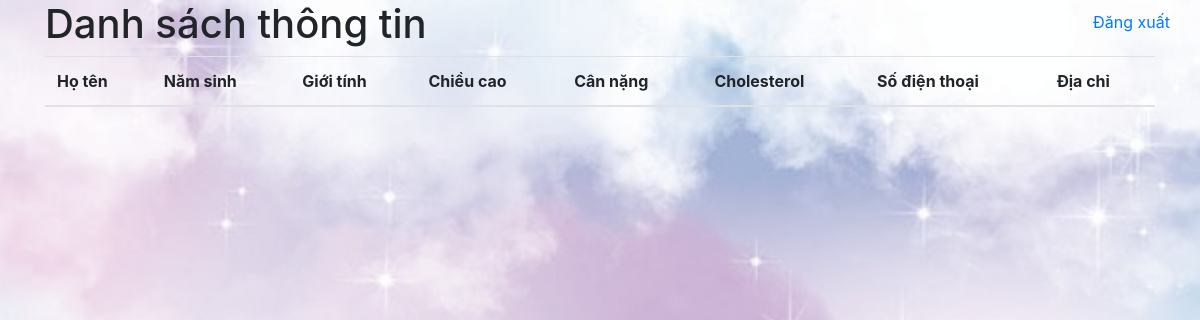
The page /admin.php (signed in) on the database as committed earlier.
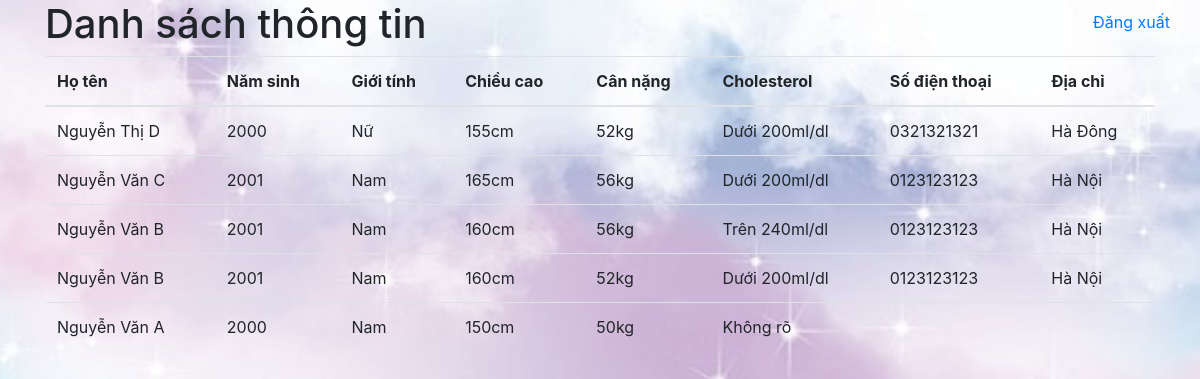
The same page on the database as committed later.
### tables this page shows
CREATE TABLE `calculate` (
  `id` int(11) NOT NULL,
  `member_id` int(11) DEFAULT NULL,
  `name` varchar(255) DEFAULT NULL,
  `birth` int(11) DEFAULT NULL,
  `gender` int(11) DEFAULT 0 COMMENT '0:Nữ-1: Nam',
  `height` float DEFAULT NULL,
  `weight` float DEFAULT NULL,
  `cholesterol` int(11) DEFAULT 0 COMMENT '0: Không rõ - 1: < 200 - 2: > 240',
  `phone` varchar(20) DEFAULT NULL,
  `address` varchar(255) DEFAULT NULL,
  `created_at` timestamp NOT NULL DEFAULT current_timestamp() ON UPDATE current_timestamp()
);

### admin.php (the view, shortened to what this page needs)
<?php
include './database.php';
?>
<!DOCTYPE html>
<html lang="en">
<head>
    <link rel="stylesheet" href="https://maxcdn.bootstrapcdn.com/bootstrap/4.0.0/css/bootstrap.min.css">
</head>
<body>
    <div class="container">
        <div class="row">
            <div class="logout"><a href="./logout.php">Đăng xuất</a></div>
            <div class="col-md-12">
                <h1>Danh sách thông tin</h1>
                <table class="table table-hover">
                    <thead>
                        <tr>
                            <th>Họ tên</th>
                            <th>Năm sinh</th>
                            <th>Giới tính</th>
                            <th>Chiều cao</th>
                            <th>Cân nặng</th>
                            <th>Cholesterol</th>
                            <th>Số điện thoại</th>
                            <th>Địa chỉ</th>
                        </tr>
                    </thead>
                    <tbody>
                        <?php
                        $sql = "SELECT * FROM `calculate` ORDER BY `calculate`.`created_at` DESC";
                        $result = mysqli_query($conn, $sql);
                        if (mysqli_num_rows($result) > 0) {
                            while ($row = mysqli_fetch_assoc($result)) {
                                echo "<tr>";
                                echo "<td>" . $row['name'] . "</td>";
                                echo "<td>" . $row['birth'] . "</td>";
                                echo "<td>" . ($row['gender'] == 0 ? 'Nữ' : 'Nam'). "</td>";
                                echo "<td>" . $row['height'] . "cm</td>";
                                echo "<td>" . $row['weight'] . "kg</td>";
                                echo "<td>" . ($row['cholesterol'] == 0 ? 'Không rõ' : ($row['cholesterol'] == 1 ? 'Dưới 200ml/dl' : 'Trên 240ml/dl')) . "</td>";
                                echo "<td>" . $row['phone'] . "</td>";
                                echo "<td>" . $row['address'] . "</td>";
                                echo "</tr>";
                            }
                        }
                        ?>
                    </tbody>
                </table>
            </div>
        </div>
    </div>
</body>
</html>

### admin.php (style rules this page uses)
body { min-height: 100vh; background: url('./assets/bg.jpg') no-repeat center center fixed; background-size: cover; }
.logout { width: 100%; text-align: end; position: absolute; top : 0; text-decoration: none; color: #79be73; right: 20px; padding: 10px; }

Rows that differ between the two databases and show on the page:
added calculate: name "Nguyễn Thị D", birth "2000", gender "Nữ", height "155", weight "52", cholesterol "Dưới 200ml/dl", phone "0321321321", address "Hà Đông"
added calculate: name "Nguyễn Văn C", birth "2001", gender "Nam", height "165", weight "56", cholesterol "Dưới 200ml/dl", phone "0123123123", address "Hà Nội"
added calculate: name "Nguyễn Văn B", birth "2001", gender "Nam", height "160", weight "56", cholesterol "Trên 240ml/dl", phone "0123123123", address "Hà Nội"
added calculate: name "Nguyễn Văn B", birth "2001", gender "Nam", height "160", weight "52", cholesterol "Dưới 200ml/dl", phone "0123123123", address "Hà Nội"
added calculate: name "Nguyễn Văn A", birth "2000", gender "Nam", height "150", weight "50", cholesterol "Không rõ"
